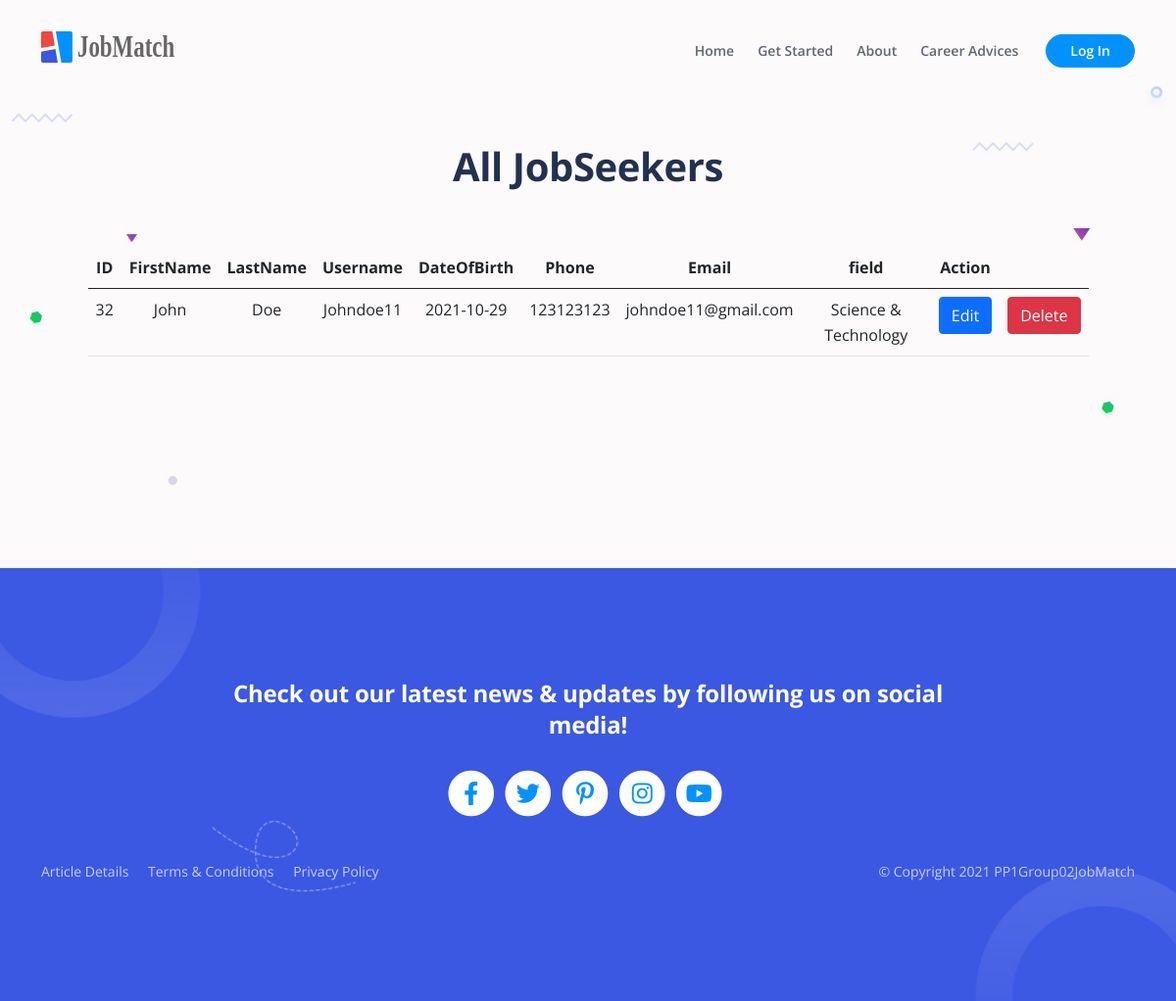
The app's page /view/jobseeker_list.php with its own data.
### tables this page shows
CREATE TABLE `jobseeker` (
  `id` int(11) NOT NULL,
  `firstName` text NOT NULL,
  `lastName` text NOT NULL,
  `username` text NOT NULL,
  `password` text NOT NULL,
  `dateOfBirth` date NOT NULL,
  `phone` text NOT NULL,
  `email` text NOT NULL,
  `field` text NOT NULL,
  `experience` longtext DEFAULT NULL,
  `Image` mediumblob DEFAULT NULL
);

### controller/admin_controller.php (called while the page is built, shortened)
<?php
class AdminController {
    public function getAllJobSeeker(){
        require_once '../model/admin_model.php';
        include '../model/db_connection.php';
        $adminModel = new AdminModel();
        return $adminModel->getAllJobSeeker($db);
	}
}

### model/admin_model.php (called while the page is built, shortened)
<?php
class AdminModel {
	public function getAllJobSeeker($db) {
		require_once '../model/user_object.php';
		$allJobSeekers = array();
		$query = "SELECT * FROM jobseeker ORDER BY id";
		$result = $db->query($query);
		$numResults = $result->num_rows;
		for ($i = 0; $i < $numResults; $i++) {
			$row = $result->fetch_assoc();
			$allJobSeekers[$i] = new JobSeeker($row['id'], $row['firstName'], $row['lastName'], $row['username'], $row['password'], $row['dateOfBirth'], $row['phone'], $row['email'], $row['field'], $row['Image']);
		}
		return $allJobSeekers;
	}
}
?>

### model/user_object.php (called while the page is built, shortened)
<?php
class JobSeeker {
    public function __construct($id, $firstName, $lastName, $username, $password, $dob, $phone, $email, $field, $image) {
        $this->id = $id;
        $this->firstName = $firstName;
        $this->lastName = $lastName;
        $this->username = $username;
        $this->dob = $dob;
        $this->phone = $phone;
        $this->email = $email;
        $this->field = $field;
    }
}
?>

### view/jobseeker_list.php (the view, shortened to what this page needs)
<!DOCTYPE html>
<html lang="en">
<head>
    <?php
    require_once("component/header.php");
    ?>
</head>
<body data-bs-spy="scroll" data-bs-target="#navbarExample" class="text-center">
    <?php
    require_once("component/navbar.php");
    ?>
    <header id="ex-header" class="ex-header">
        <div class="container">
            <div class="row justify-content-md-center">
                <div class="col-xl-11 mb-5">
                    <h1>All JobSeekers</h1>
                </div>
                <div class="col-xl-11 mb-5" style="min-height: 200px;">
                    <?php
                    require_once '../controller/admin_controller.php';
                    $ac = new AdminController();
                    $allJobSeekers = $ac->getAllJobSeeker();
                    if (count($allJobSeekers) < 1) {
                            echo "<h3>No result found yet.</h3> <small>To add a user, click on the Add New User button</small>";
                    } else {
                            echo "<table class='table'>";
                            echo "    <thead>";
                            echo "        <tr>";
                            echo "            <th scope='col'>ID</th>";
                            echo "            <th scope='col'>FirstName</th>";
                            echo "            <th scope='col'>LastName</th>";
                            echo "            <th scope='col'>Username</th>";
                            echo "            <th scope='col'>DateOfBirth</th>";
                            echo "            <th scope='col'>Phone</th>";
                            echo "            <th scope='col'>Email</th>";
                            echo "            <th scope='col'>field</th>";
                            echo "            <th scope='col'>Action</th>";
                            echo "            <th scope='col'></th>";
                            echo "        </tr>";
                            echo "    </thead>";
                            echo "<tbody>";
                        foreach ($allJobSeekers as $jobSeeker) {
                            echo "    <tr>";
                            echo "        <td scope=\"row\">$jobSeeker->id</td>";
                            echo "        <td scope=\"row\">$jobSeeker->firstName</td>";
                            echo "        <td scope=\"row\">$jobSeeker->lastName</td>";
                            echo "        <td scope=\"row\">$jobSeeker->username</td>";
                            echo "        <td scope=\"row\">$jobSeeker->dob</td>";
                            echo "        <td scope=\"row\">$jobSeeker->phone</td>";
                            echo "        <td scope=\"row\">$jobSeeker->email</td>";
                            echo "        <td scope=\"row\">$jobSeeker->field</td>";
                            createEditButton("id", $jobSeeker->id, "Edit", "edit_jobseeker.php");
                            createDeleteButton("username", $jobSeeker->username, "Delete");
                            echo "    </tr>";
                        }
                            echo "</tbody>";
                            echo "</table>";
                    }
                    function createEditButton($hiddenName, $hiddenValue, $buttonText, $actionPage){
                        echo "<td>";
                        echo "<form action=$actionPage method=\"GET\">";
                        echo "<button type=\"submit\" class=\"btn btn-primary\">$buttonText</button>";
                        echo "</form>";
                        echo "</td>";
                    }
                    function createDeleteButton($hiddenName, $jobseeker, $buttonText){
                        echo "<td>";
                        echo "<form method=\"POST\">";
                        echo "<button name=\"delete\" type=\"submit\" class=\"btn btn-danger\" onclick=\"return confirm('Are you sure you want to delete $jobseeker ?')\" >$buttonText</button>";
                        echo "</form>";
                        echo "</td>";
                    }
                    ?>
                </div>
            </div>
        </div>
    </header>
    <?php
    require_once("component/footer.php");
    ?>
</body>
</html>

### css/styles.css (style rules this page uses)
body, html { width: 100%; height: 100%; }
body, p { color: #5e6576; font: 400 1rem/1.625rem "Open Sans", sans-serif; }
h1 { color: #223150; font-weight: 700; font-size: 2.5rem; line-height: 3.25rem; letter-spacing: -0.4px; }
.ex-header { padding-top: 8rem; padding-bottom: 4em; background: url('../images/header-background.jpg') repeat-x scroll top transparent; width: 100%; background-size: 100%; overflow: hidden; }
.ex-header { padding-top: 9rem; padding-bottom: 5rem; background-color: #fcfafb; }
@media (min-width: 1200px) { .container { max-width: 1140px; } }
@media (min-width: 1200px) { td:first-child, th:first-child { border-radius: 10px 0 0 10px; } }
@media (min-width: 1200px) { td:last-child, th:last-child { border-radius: 0 10px 10px 0; } }

### records on screen
jobseeker: id "32", firstName "John", lastName "Doe", username "Johndoe11", dateOfBirth "2021-10-29", phone "123123123", email "johndoe11@gmail.com", field "Science & Technology"
